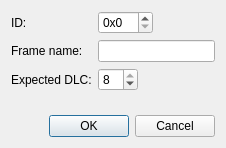
<?xml version="1.0" encoding="UTF-8"?>
<ui version="4.0">
 <class>FrameDialog</class>
 <widget class="QDialog" name="FrameDialog">
  <property name="geometry">
   <rect>
    <x>0</x>
    <y>0</y>
    <width>226</width>
    <height>148</height>
   </rect>
  </property>
  <property name="windowTitle">
   <string>Configuration Frame</string>
  </property>
  <layout class="QVBoxLayout" name="verticalLayout">
   <item>
    <layout class="QGridLayout" name="gridLayout">
     <item row="0" column="3">
      <spacer name="horizontalSpacer">
       <property name="orientation">
        <enum>Qt::Horizontal</enum>
       </property>
       <property name="sizeHint" stdset="0">
        <size>
         <width>78</width>
         <height>20</height>
        </size>
       </property>
      </spacer>
     </item>
     <item row="1" column="0">
      <widget class="QLabel" name="frameName_label">
       <property name="text">
        <string>Frame name:</string>
       </property>
       <property name="buddy">
        <cstring>moduleName_lineEdit</cstring>
       </property>
      </widget>
     </item>
     <item row="2" column="2" colspan="2">
      <spacer name="horizontalSpacer_2">
       <property name="orientation">
        <enum>Qt::Horizontal</enum>
       </property>
       <property name="sizeHint" stdset="0">
        <size>
         <width>88</width>
         <height>20</height>
        </size>
       </property>
      </spacer>
     </item>
     <item row="0" column="0">
      <widget class="QLabel" name="id_label">
       <property name="text">
        <string>ID:</string>
       </property>
       <property name="buddy">
        <cstring>id_SpinBox</cstring>
       </property>
      </widget>
     </item>
     <item row="2" column="0">
      <widget class="QLabel" name="label">
       <property name="text">
        <string>Expected DLC:</string>
       </property>
       <property name="buddy">
        <cstring>dlc_SpinBox</cstring>
       </property>
      </widget>
     </item>
     <item row="2" column="1">
      <widget class="QSpinBox" name="dlc_SpinBox">
       <property name="minimumSize">
        <size>
         <width>40</width>
         <height>0</height>
        </size>
       </property>
       <property name="frame">
        <bool>true</bool>
       </property>
       <property name="buttonSymbols">
        <enum>QAbstractSpinBox::UpDownArrows</enum>
       </property>
       <property name="specialValueText">
        <string/>
       </property>
       <property name="showGroupSeparator" stdset="0">
        <bool>false</bool>
       </property>
       <property name="prefix">
        <string notr="true" comment="0x" extracomment="0x"/>
       </property>
       <property name="maximum">
        <number>8</number>
       </property>
       <property name="value">
        <number>8</number>
       </property>
       <property name="displayIntegerBase">
        <number>16</number>
       </property>
      </widget>
     </item>
     <item row="0" column="1" colspan="2">
      <layout class="QHBoxLayout" name="horizontalLayout">
       <item>
        <widget class="QSpinBox" name="id_SpinBox">
         <property name="minimumSize">
          <size>
           <width>55</width>
           <height>0</height>
          </size>
         </property>
         <property name="autoFillBackground">
          <bool>true</bool>
         </property>
         <property name="frame">
          <bool>true</bool>
         </property>
         <property name="buttonSymbols">
          <enum>QAbstractSpinBox::UpDownArrows</enum>
         </property>
         <property name="specialValueText">
          <string/>
         </property>
         <property name="showGroupSeparator" stdset="0">
          <bool>false</bool>
         </property>
         <property name="prefix">
          <string notr="true" comment="0x" extracomment="0x">0x</string>
         </property>
         <property name="maximum">
          <number>2047</number>
         </property>
         <property name="displayIntegerBase">
          <number>16</number>
         </property>
        </widget>
       </item>
      </layout>
     </item>
     <item row="1" column="1" colspan="3">
      <widget class="QLineEdit" name="moduleName_lineEdit">
       <property name="maxLength">
        <number>20</number>
       </property>
      </widget>
     </item>
    </layout>
   </item>
   <item>
    <spacer name="verticalSpacer">
     <property name="orientation">
      <enum>Qt::Vertical</enum>
     </property>
     <property name="sizeHint" stdset="0">
      <size>
       <width>20</width>
       <height>16</height>
      </size>
     </property>
    </spacer>
   </item>
   <item>
    <widget class="QDialogButtonBox" name="buttonBox">
     <property name="orientation">
      <enum>Qt::Horizontal</enum>
     </property>
     <property name="standardButtons">
      <set>QDialogButtonBox::Cancel|QDialogButtonBox::Ok</set>
     </property>
     <property name="centerButtons">
      <bool>false</bool>
     </property>
    </widget>
   </item>
  </layout>
 </widget>
 <tabstops>
  <tabstop>id_SpinBox</tabstop>
  <tabstop>moduleName_lineEdit</tabstop>
  <tabstop>dlc_SpinBox</tabstop>
 </tabstops>
 <resources/>
 <connections>
  <connection>
   <sender>buttonBox</sender>
   <signal>rejected()</signal>
   <receiver>FrameDialog</receiver>
   <slot>reject()</slot>
   <hints>
    <hint type="sourcelabel">
     <x>216</x>
     <y>138</y>
    </hint>
    <hint type="destinationlabel">
     <x>225</x>
     <y>147</y>
    </hint>
   </hints>
  </connection>
  <connection>
   <sender>buttonBox</sender>
   <signal>accepted()</signal>
   <receiver>FrameDialog</receiver>
   <slot>accept()</slot>
   <hints>
    <hint type="sourcelabel">
     <x>121</x>
     <y>138</y>
    </hint>
    <hint type="destinationlabel">
     <x>112</x>
     <y>49</y>
    </hint>
   </hints>
  </connection>
 </connections>
</ui>
